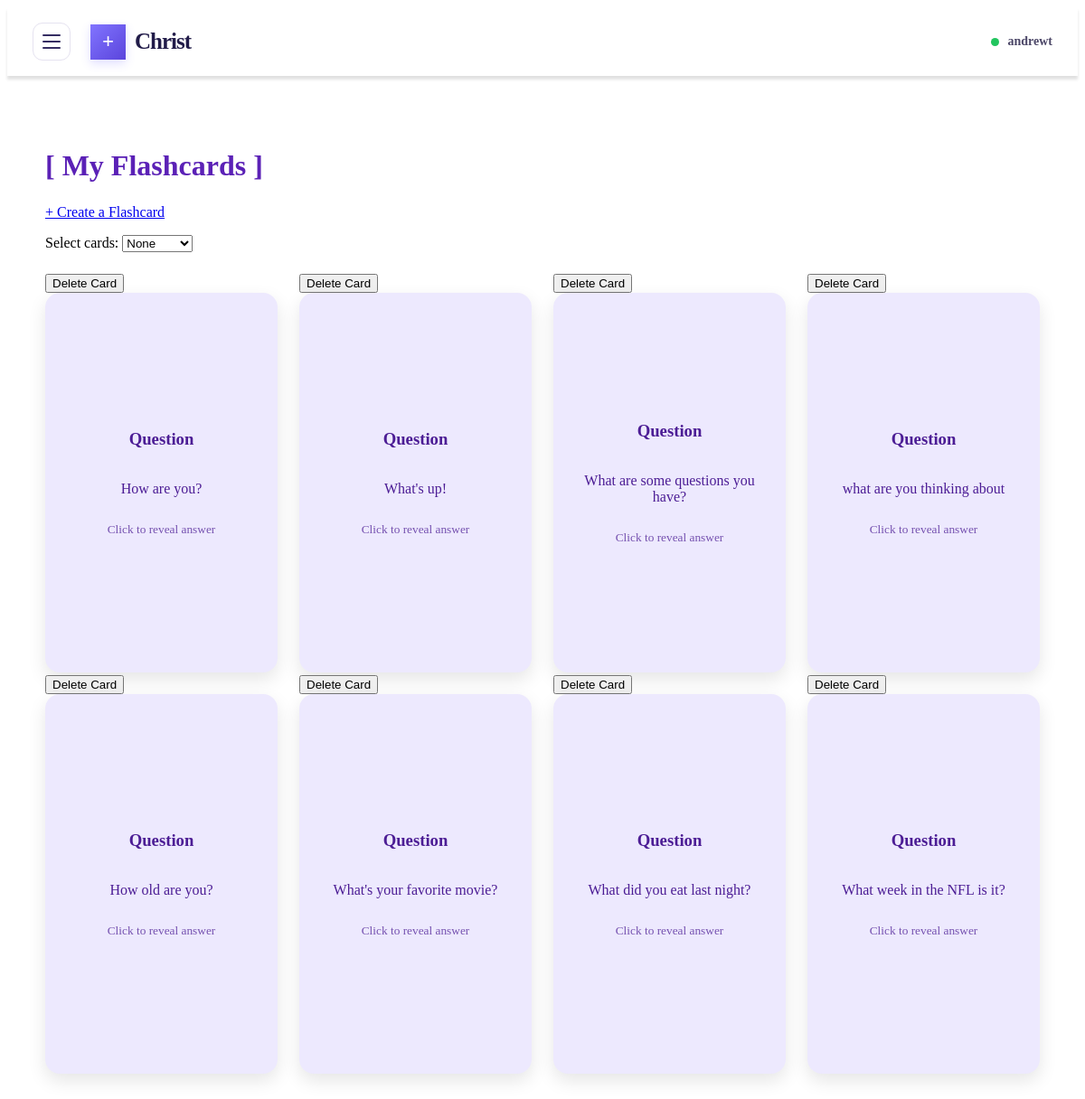
Before: /cards/all (signed in) with the older database file.
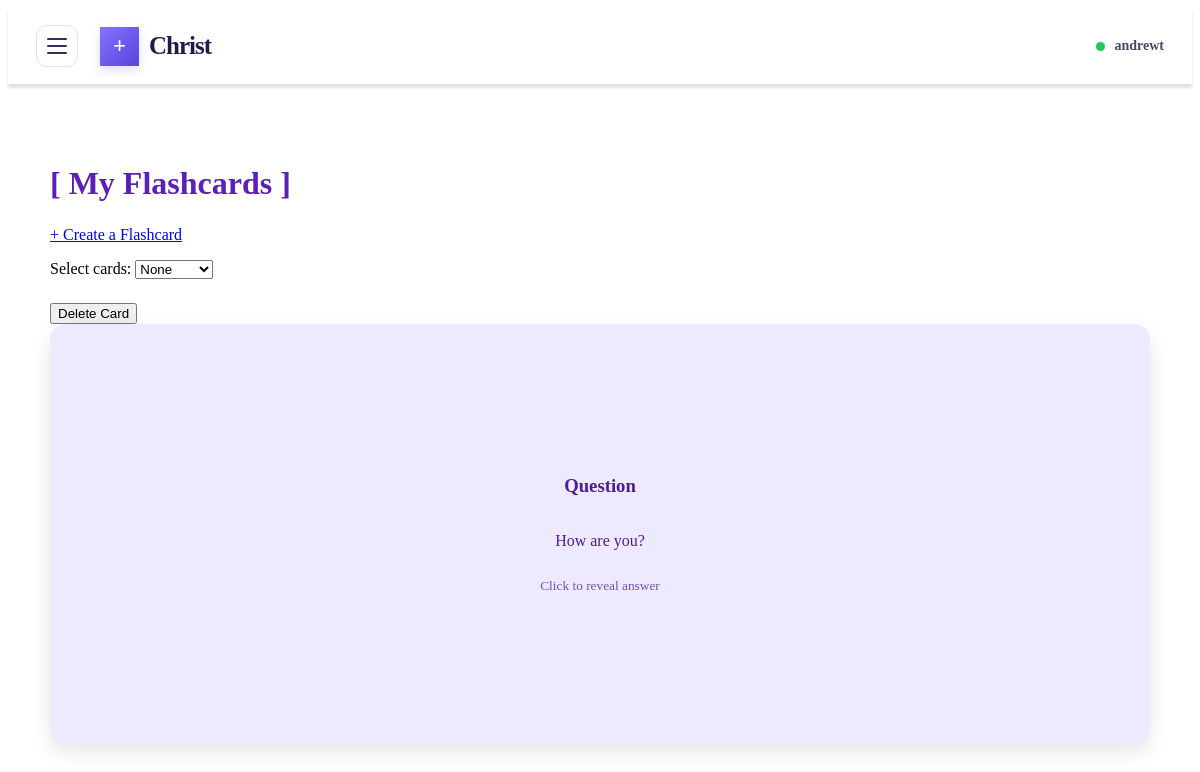
After: the same page with the newer database file.
### papo_cito.py (models this page shows)
class Card(db.Model):
    __tablename__ = "cards"
    id = db.Column(db.Integer, primary_key=True)
    question = db.Column(db.String(200))
    answer = db.Column(db.Text)
    user_id = db.Column(db.Integer, db.ForeignKey("pot_users.id"), nullable=False)

### papo_cito.py (the view)
@app.route("/cards/all")
def all_cards():
    if "user_id" not in session:
        return redirect(url_for("login"))
    user_id = session["user_id"]
    user_cards = (
        Card.query
        .filter_by(user_id=user_id)
        .order_by(Card.id.asc())
        .all()
    )
    user_sets = (
        CardSet.query
        .filter_by(user_id=user_id)
        .order_by(CardSet.id.asc())
        .all()
    )
    return render_template(
        "cards.html",
        cards=user_cards,
        card_sets=user_sets
    )

### templates/cards.html (shortened to what this page needs)
{% extends "base.html" %}
{% block content %}
<div class="cards-page">
	<h1>[ My Flashcards ]</h1>
	<p>
		<a href="{{ url_for('create_card') }}">
			+ Create a Flashcard
		</a>
	</p>
	<form id="card-selection-form"
		method="POST"
		action="{{ url_for('add_cards_to_set') }}">
		<label for="selection-mode">Select cards:</label>
		<select id="selection-mode" name="selection_mode">
			<option value="NONE">None</option>
		</select>
	<div class="cards-grid">
		{% for card in cards %}
		<div class="card-item">
			<div class="flashcard" onclick="flipCard(this)">
			<form
			       	action="{{ url_for('delete_card', card_id=card.id) }}"
				method="POST"
				onsubmit="return confirm('Are you sure you want to delete this card?');"
				>
				<button type="submit" class="delete-button">
					Delete Card
				</button>
			</form>
				<div class="flashcard-inner">
					<div class="flashcard-front">
						<h3>Question</h3>
						<p>{{ card.question }}</p>
						<small>Click to reveal answer</small>
					</div>
					<div class="flashcard-back">
						<h3>Answer</h3>
						<p>{{ card.answer }}</p>
						<small>Click to return</small>
					</div>
				</div>
			</div>
		</div>
		{% else %}
			<p>You haven't created any flashcards yet.</p>
		{% endfor %}
	</div>
	</form>
</div>
{% endblock %}

Changed rows visible on the page:
removed Card: question "What's up!"
removed Card: question "What are some questions you have?"
removed Card: question "what are you thinking about"
removed Card: question "How old are you?"
removed Card: question "What's your favorite movie?"
removed Card: question "What did you eat last night?"
removed Card: question "What week in the NFL is it?"
